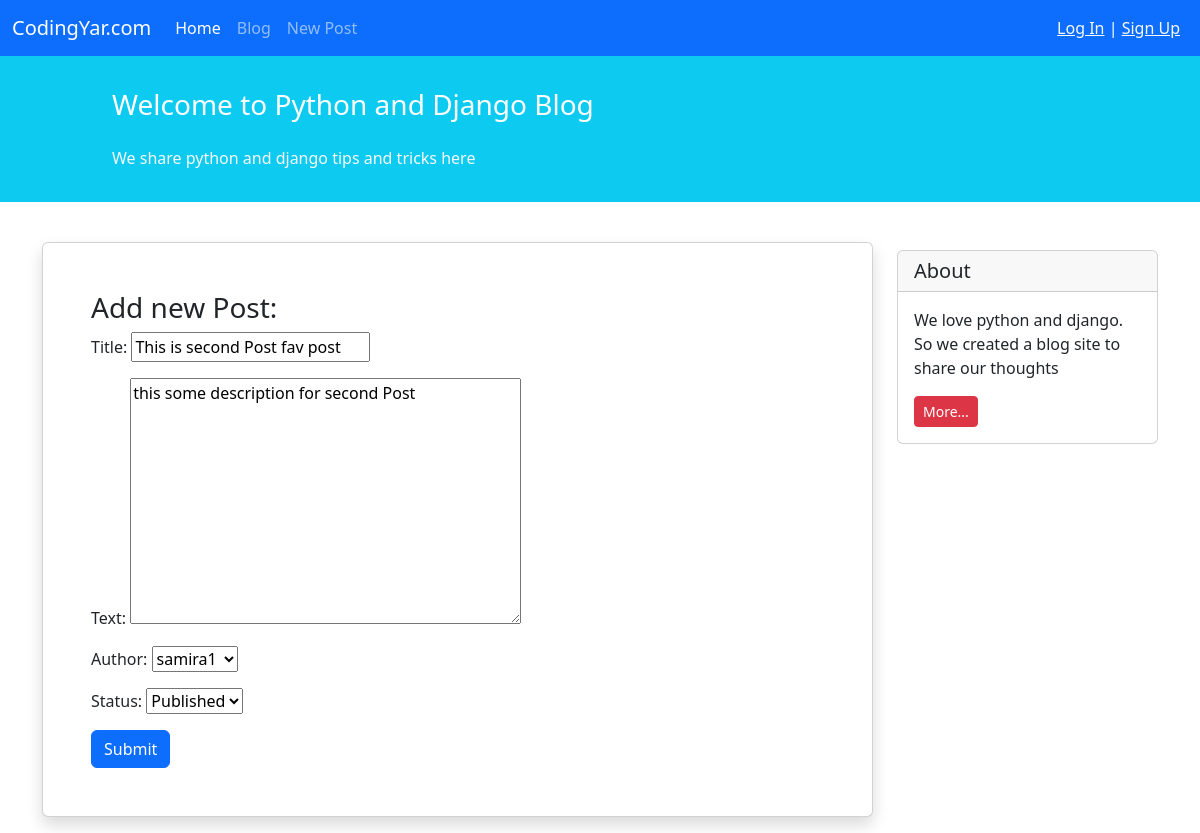
/blog/2/update/, run on the app's committed database.
### blog/models.py (models this page shows, shortened)
class Post(models.Model):
    STATUS_CHOICES = (
        ('pub','Published'),
        ('drf','Draft'),
    )
    title = models.CharField(max_length=100)
    text = models.TextField()
    author = models.ForeignKey('auth.User', on_delete=models.CASCADE)
    datetime_created = models.DateTimeField(auto_now_add=True)
    datetime_modified = models.DateTimeField(auto_now=True)
    status = models.CharField(choices=STATUS_CHOICES, max_length=3)

### blog/views.py (the view)
# urls.py: path('<int:pk>/update/', views.PostUpdateView.as_view(), name='post_update'),
class PostUpdateView(generic.UpdateView):
    model = Post
    form_class = PostForm
    template_name = 'blog/post_create.html'

### blog/forms.py
class PostForm(forms.ModelForm):
    class Meta:
        model = Post
        fields = ['title', 'text', 'author', 'status']

### blog/templates/blog/post_create.html (shortened to what this page needs)
{% extends "_base.html" %}
{% block content %}
<div class="container mt-4">
  <div class="row">
    <div class="col-9">
      <div class="card shadow my-3 p-5">
        <h3>Add new Post:</h3>
        <form method="POST">
          {{ form.as_p }}
          <button type="submit" class="btn btn-primary">Submit</button>
        </form>
      </div>
    </div>
    <div class="col-3">
      <div class="card my-4">
        <h5 class="card-header">About</h5>
        <div class="card-body">
          <p class="card-text">
            We love python and django. So we created a blog site to share our
            thoughts
          </p>
          <a href="#" class="btn btn-sm btn-danger"> More... </a>
        </div>
      </div>
    </div>
  </div>
</div>
{% endblock content %}

### data on the page
Post: title "This is second Post fav post", text "this some description for second Post", author "samira1", status "Published"
